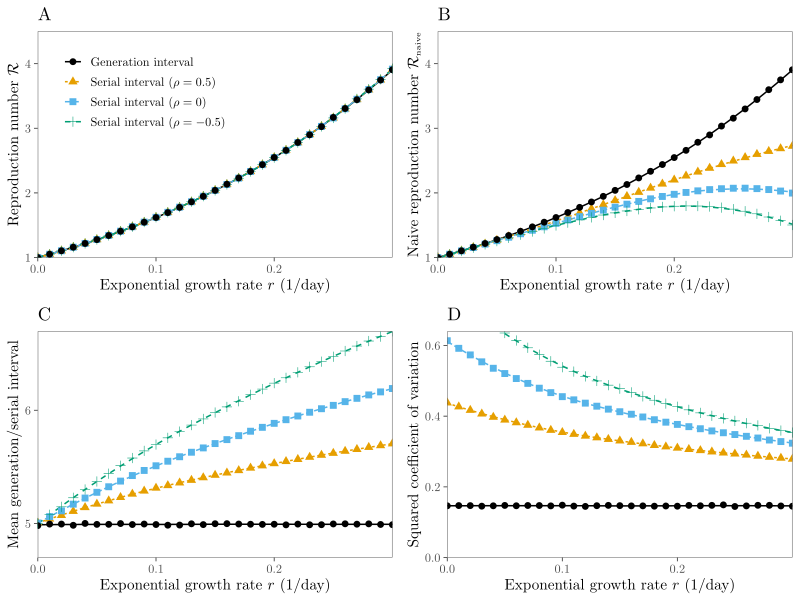

Generate this figure with R:
library(dplyr)
library(ggplot2); theme_set(theme_bw())
library(tikzDevice)
library(gridExtra)
source("cpalette.R")

## incubation!
meanlog1 <- 1.62
sdlog1 <- 0.42
mean(rlnorm(50000, meanlog = 1.62, sdlog=0.42)) ## 5.5 days
sd(rlnorm(50000, meanlog = 1.62, sdlog=0.42)) ## 2.4

## generation
## moment matching
mean(rlnorm(50000, meanlog = 1.54, sdlog=0.37)) ## 5 days
sd(rlnorm(50000, meanlog = 1.54, sdlog=0.37)) ##

serialR <- function(r=0.1,
                    rho=0.5,
                    meanlog1=1.62,
                    sdlog1=0.42,
                    meanlog2=1.54,
                    sdlog2=0.37,
                    nsim=100000,
                    seed=101) {
  set.seed(seed)
  backinc <- rlnorm(nsim, meanlog=meanlog1, sdlog=sdlog1)
  
  backinc <- sample(backinc, replace=TRUE, prob=exp(-r*backinc))
  
  logbackinc <- log(backinc)
  
  muloggen <- meanlog2 + sdlog2 * rho * (logbackinc - meanlog1)/sdlog1
  sigmaloggen <- sqrt(sdlog2^2 * (1 - rho^2))
  
  forwardgen <- exp(rnorm(nsim, muloggen, sigmaloggen))
  forwardinc <- rlnorm(nsim, meanlog=meanlog1, sdlog=sdlog1)
  
  ser <- -backinc + forwardgen + forwardinc
  
  list(
    mean=mean(ser),
    kappa=var(ser)/mean(ser)^2,
    R=1/mean(exp(-r*ser))
  )
}

serialR2 <- function(r=0.1,
                    rho=0.5,
                    meanlog1=1.62,
                    sdlog1=0.42,
                    meanlog2=1.54,
                    sdlog2=0.37,
                    nsim=100000,
                    seed=101) {
  set.seed(seed)
  backinc <- rlnorm(nsim, meanlog=meanlog1, sdlog=sdlog1)
  
  logbackinc <- log(backinc)
  
  muloggen <- meanlog2 + sdlog2 * rho * (logbackinc - meanlog1)/sdlog1
  sigmaloggen <- sqrt(sdlog2^2 * (1 - rho^2))
  
  forwardgen <- exp(rnorm(nsim, muloggen, sigmaloggen))
  forwardinc <- rlnorm(nsim, meanlog=meanlog1, sdlog=sdlog1)
  
  ser <- -backinc + forwardgen + forwardinc
  
  list(
    mean=mean(ser),
    kappa=var(ser)/mean(ser)^2,
    R=1/mean(exp(-r*ser))
  )
}

generationR <- function(r=0.1,
                        meanlog2=1.54,
                        sdlog2=0.37,
                        nsim=100000) {
  gen <- rlnorm(nsim, meanlog2, sdlog2)
                          
  list(
    mean=mean(gen),
    kappa=var(gen)/mean(gen)^2,
    R=1/mean(exp(-r*gen))
  )
}

rRdata <- list(
  data.frame(
    r=seq(0, 0.3, by=0.01),
    R=sapply(seq(0, 0.3, by=0.01), function(x) serialR(x, rho=0.5)$R),
    type="Serial interval ($\\rho=0.5$)"
  ),
  data.frame(
    r=seq(0, 0.3, by=0.01),
    R=sapply(seq(0, 0.3, by=0.01), function(x) serialR(x, rho=0)$R),
    type="Serial interval ($\\rho=0$)"
  ),
  data.frame(
    r=seq(0, 0.3, by=0.01),
    R=sapply(seq(0, 0.3, by=0.01), function(x) serialR(x, rho=-0.5)$R),
    type="Serial interval ($\\rho=-0.5$)"
  ),
  data.frame(
    r=seq(0, 0.3, by=0.01),
    R=sapply(seq(0, 0.3, by=0.01), function(x) generationR(x)$R),
    type="Generation interval"
  )
) %>%
  bind_rows %>%
  mutate(
    type=factor(type, level=c("Generation interval", "Serial interval ($\\rho=0.5$)",
                        "Serial interval ($\\rho=0$)", "Serial interval ($\\rho=-0.5$)"))
  )

g1 <- ggplot(rRdata) +
  geom_smooth(aes(r, R, col=type, lty=type), se=FALSE) +
  geom_point(aes(r, R, col=type, shape=type), size=2) +
  scale_x_continuous("Exponential growth rate $r$ (1/day)", limits=c(0, 0.3), expand=c(0, 0)) +
  scale_y_continuous("Reproduction number $\\mathcal R$", limits=c(1, 4.5), expand=c(0, 0)) +
  scale_color_manual(values=cpalette) +
  ggtitle("A") +
  theme(
    panel.grid = element_blank(),
    legend.position = c(0.3, 0.75),
    legend.title = element_blank()
  )

rRdata2 <- list(
  data.frame(
    r=seq(0, 0.3, by=0.01),
    R=sapply(seq(0, 0.3, by=0.01), function(x) serialR2(x, rho=0.5)$R),
    type="Serial interval ($\\rho=0.5$)"
  ),
  data.frame(
    r=seq(0, 0.3, by=0.01),
    R=sapply(seq(0, 0.3, by=0.01), function(x) serialR2(x, rho=0)$R),
    type="Serial interval ($\\rho=0$)"
  ),
  data.frame(
    r=seq(0, 0.3, by=0.01),
    R=sapply(seq(0, 0.3, by=0.01), function(x) serialR2(x, rho=-0.5)$R),
    type="Serial interval ($\\rho=-0.5$)"
  ),
  data.frame(
    r=seq(0, 0.3, by=0.01),
    R=sapply(seq(0, 0.3, by=0.01), function(x) generationR(x)$R),
    type="Generation interval"
  )
) %>%
  bind_rows %>%
  mutate(
    type=factor(type, level=c("Generation interval", "Serial interval ($\\rho=0.5$)",
                              "Serial interval ($\\rho=0$)", "Serial interval ($\\rho=-0.5$)"))
  )

g2 <- ggplot(rRdata2) +
  geom_smooth(aes(r, R, col=type, lty=type), se=FALSE) +
  geom_point(aes(r, R, col=type, shape=type), size=2) +
  scale_x_continuous("Exponential growth rate $r$ (1/day)", limits=c(0, 0.3), expand=c(0, 0)) +
  scale_y_continuous("Naive reproduction number ${\\mathcal R}_{\\textrm{\\tiny naive}}$", limits=c(1, 4.5), expand=c(0, 0)) +
  scale_color_manual(values=cpalette) +
  ggtitle("B") +
  theme(
    panel.grid = element_blank(),
    legend.position = "none",
    legend.title = element_blank()
  )

rGdata <- list(
  data.frame(
    r=seq(0, 0.3, by=0.01),
    mean=sapply(seq(0, 0.3, by=0.01), function(x) serialR(x, rho=0.5)$mean),
    type="Serial interval ($\\rho=0.5$)"
  ),
  data.frame(
    r=seq(0, 0.3, by=0.01),
    mean=sapply(seq(0, 0.3, by=0.01), function(x) serialR(x, rho=0)$mean),
    type="Serial interval ($\\rho=0$)"
  ),
  data.frame(
    r=seq(0, 0.3, by=0.01),
    mean=sapply(seq(0, 0.3, by=0.01), function(x) serialR(x, rho=-0.5)$mean),
    type="Serial interval ($\\rho=-0.5$)"
  ),
  data.frame(
    r=seq(0, 0.3, by=0.01),
    mean=sapply(seq(0, 0.3, by=0.01), function(x) generationR(x)$mean),
    type="Generation interval"
  )
) %>%
  bind_rows %>%
  mutate(
    type=factor(type, level=c("Generation interval", "Serial interval ($\\rho=0.5$)",
                              "Serial interval ($\\rho=0$)", "Serial interval ($\\rho=-0.5$)"))
  )

g3 <- ggplot(rGdata) +
  geom_smooth(aes(r, mean, col=type, lty=type), se=FALSE) +
  geom_point(aes(r, mean, col=type, shape=type), size=2) +
  scale_x_continuous("Exponential growth rate $r$ (1/day)", limits=c(0, 0.3), expand=c(0, 0)) +
  scale_y_continuous("Mean generation/serial interval", expand=c(0, 0), limits=c(4.7, NA),
                     breaks=c(4:7)) +
  scale_color_manual(values=cpalette) +
  ggtitle("C") +
  theme(
    panel.grid = element_blank(),
    legend.position = "none",
    legend.title = element_blank()
  )

rkappadata <- list(
  data.frame(
    r=seq(0, 0.3, by=0.01),
    mean=sapply(seq(0, 0.3, by=0.01), function(x) serialR(x, rho=0.5)$kappa),
    type="Serial interval ($\\rho=0.5$)"
  ),
  data.frame(
    r=seq(0, 0.3, by=0.01),
    mean=sapply(seq(0, 0.3, by=0.01), function(x) serialR(x, rho=0)$kappa),
    type="Serial interval ($\\rho=0$)"
  ),
  data.frame(
    r=seq(0, 0.3, by=0.01),
    mean=sapply(seq(0, 0.3, by=0.01), function(x) serialR(x, rho=-0.5)$kappa),
    type="Serial interval ($\\rho=-0.5$)"
  ),
  data.frame(
    r=seq(0, 0.3, by=0.01),
    mean=sapply(seq(0, 0.3, by=0.01), function(x) generationR(x)$kappa),
    type="Generation interval"
  )
) %>%
  bind_rows %>%
  mutate(
    type=factor(type, level=c("Generation interval", "Serial interval ($\\rho=0.5$)",
                              "Serial interval ($\\rho=0$)", "Serial interval ($\\rho=-0.5$)"))
  )

g4 <- ggplot(rkappadata) +
  geom_smooth(aes(r, mean, col=type, lty=type), se=FALSE) +
  geom_point(aes(r, mean, col=type, shape=type), size=2) +
  scale_x_continuous("Exponential growth rate $r$ (1/day)", limits=c(0, 0.3), expand=c(0, 0)) +
  scale_y_continuous("Squared coefficient of variation", expand=c(0, 0), limits=c(0, 0.64)) +
  scale_color_manual(values=cpalette) +
  ggtitle("D") +
  theme(
    panel.grid = element_blank(),
    legend.position = "none",
    legend.title = element_blank()
  )

tikz(file = "rR.tex", width = 8, height = 6, standAlone = T)
grid.arrange(g1, g2, g3, g4, nrow=2)
dev.off()
tools::texi2dvi('rR.tex', pdf = T, clean = T)
